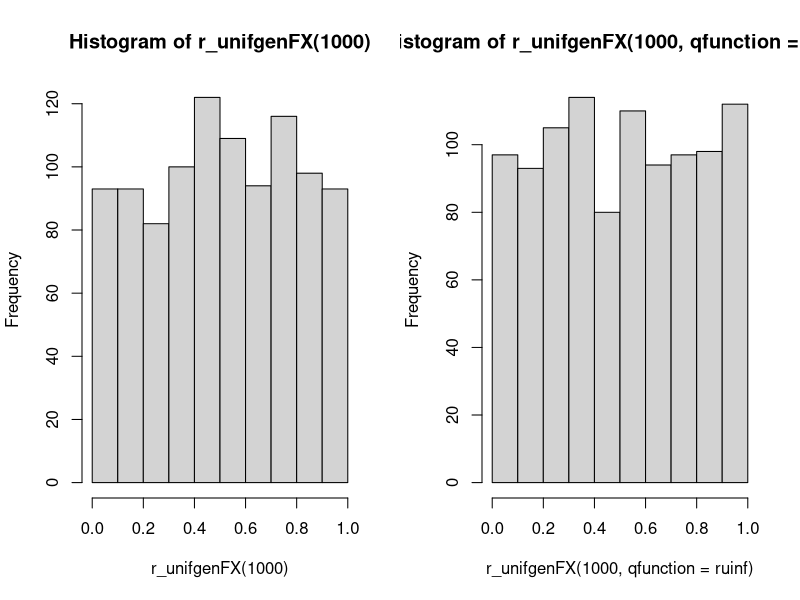
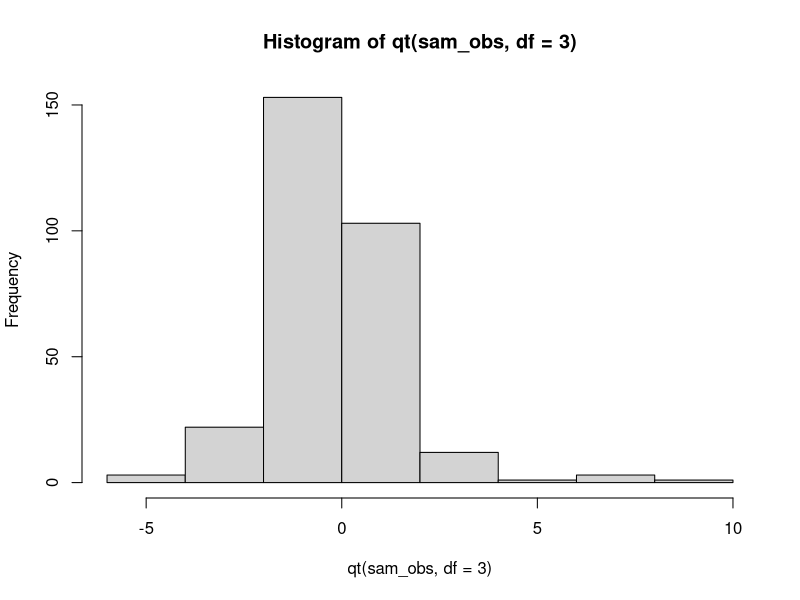

Here is the R script that generated these plots, in order:
## ---- chunk 1

help("runif")



## ---- chunk 2
r_unifgenFX <- function(n, qfunction = qnorm)
{
  randomderivates <- runif(n, min =0, max = 1)
  return (randomderivates)
}
## ---- chunk 3
set.seed(1234567)

oldpar <- par(mfrow = c(1, 2))
hist(r_unifgenFX(1000))

hist(r_unifgenFX(1000, qfunction = ruinf))
par(oldpar)
## ---- chunk 4

r_unifgen <- function (n, dof)
{
  robs_student_t <- rt(n, df=dof)
  return (robs_student_t)
}
## ---- chunk 5
sam_obs <- r_unifgen(1000, 3)

# Now passing the vector of random values to the qt fucntion to find the quantile values. 

 x_val <- qt(sam_obs, df= 3, lower.tail = TRUE)

hist(qt(sam_obs, df = 3))
 
## ---- chunk 6
# Just analyzing the dataset before interpreting the questions ! 

str(mtcars)
# we can infer that it has 11 variables and 32 rows . Names of these are mpg, cyl, disp, hp, drat, wt, qsec, vs, am, gear, card
head(mtcars)

## ---- chunk 7
summary(mtcars)
## ---- chunk 8
# Now lets use the Quantile function to answer the question 
quantile(mtcars$qsec)
